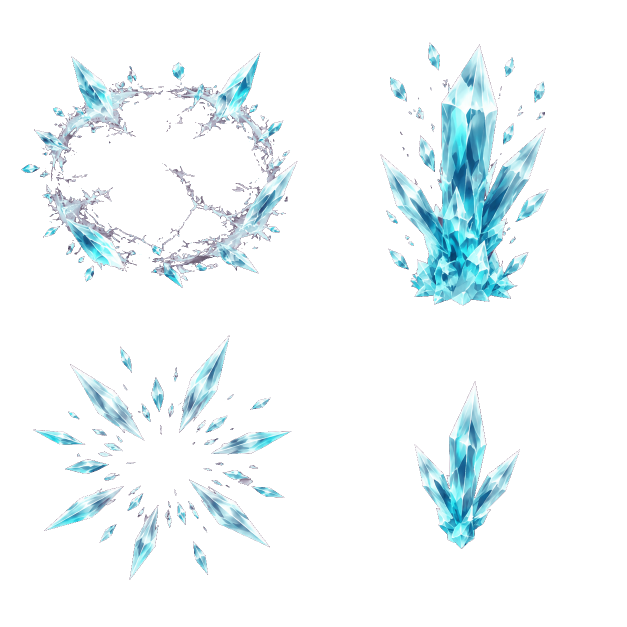
#> input picture KingdomWatch/docs/frost-field-v4/ice-layers-alpha.png, 1254 x 1254 px (shown at 1/2 size)
$ python prepare.py
#> lines starting #> are read from the running program, lines starting #| are printed output that depends on the picture
"""Prepare four AI compositing layers, not an animation sequence."""
from pathlib import Path
import json
import numpy as np
from PIL import Image

root = Path(__file__).resolve().parents[2]
src = Image.open(Path(__file__).with_name('ice-layers-alpha.png')).convert('RGBA')
#> src is the input picture: PIL image 1254x1254 RGBA; mean R, G, B, A 20.2, 27.5, 29.4, 34.5
cell = src.width // 2
#> cell = 627
size = 512
names = ['rim', 'spire', 'burst', 'shard']
atlas = Image.new('RGBA', (size * 2, size * 2))
#> atlas: PIL image 1024x1024 RGBA; every value is 0
frames = {}
metrics = {}
for k, name in enumerate(names):
    x, y = k % 2 * cell, k // 2 * cell
    part = src.crop((x, y, x + cell, y + cell))
    rgba = np.array(part)
    # The inspected matte has one isolated stray pixel at the canvas edge.
    # Each cell's empty gutters are safe to clear; no crystal intersects them.
    gutter = 6
    rgba[:gutter] = 0; rgba[-gutter:] = 0
    rgba[:, :gutter] = 0; rgba[:, -gutter:] = 0
    part = Image.fromarray(rgba).resize((size, size), Image.Resampling.LANCZOS)
    rgba = np.array(part)
    rgba[rgba[:, :, 3] <= 5] = 0
    part = Image.fromarray(rgba)
    bounds = part.getbbox()
    left, top, right, bottom = bounds
    bottom_alpha = rgba[max(top, bottom - 16):bottom, :, 3].astype(float)
    foot_x = float((bottom_alpha.sum(axis=0) * np.arange(size)).sum() / max(bottom_alpha.sum(), 1))
    anchor = [0.5, 0.5] if name in ('rim', 'burst') else [round((foot_x + 0.5) / size, 6), round(1 - (bottom - 0.5) / size, 6)]
    metrics[name] = {'span': round((right-left)/size, 6), 'height': round((bottom-top)/size, 6), 'anchor': anchor, 'bounds': list(bounds)}
    frames[name] = [k % 2 * size, k // 2 * size, size, size]
    atlas.paste(part, (k % 2 * size, k // 2 * size))
    part.save(Path(__file__).with_name(name + '.png'), optimize=True)
#> this loop made 4 passes
#> (left, top, right, bottom, foot_x, anchor) on passes 1 to 4: (32, 85, 486, 472, 275.6, [0.5, 0.5]), (107, 67, 384, 499, 242.3, [0.474, 0.0264]), (53, 35, 477, 436, 241, [0.5, 0.5]), (164, 110, 339, 387, 240.5, [0.471, 0.245])
#> pass 1, `part = src.crop((x, y, x + cell, y + cell))`:
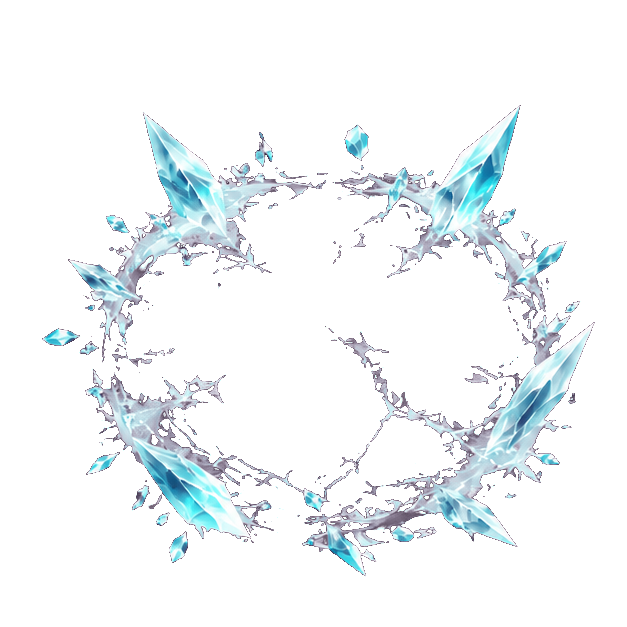
#> part: PIL image 627x627 RGBA; mean R, G, B, A 25.6, 30.7, 32.6, 38.8; transparent parts drawn white
#> pass 2, `part = src.crop((x, y, x + cell, y + cell))`:
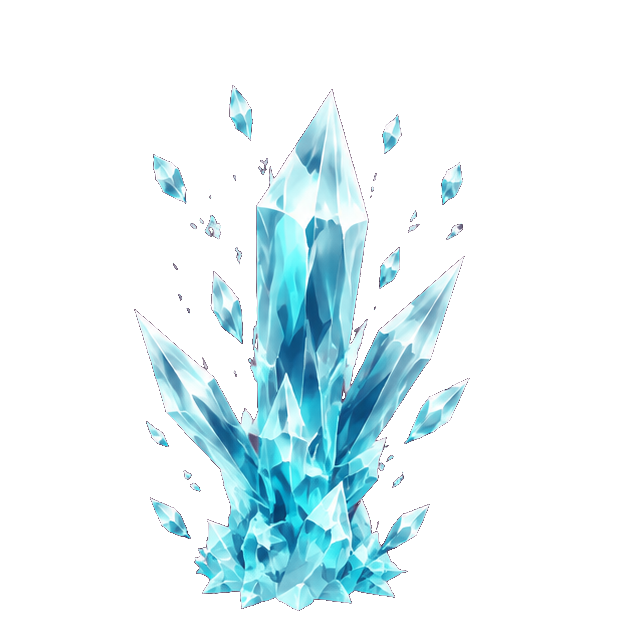
#> part: PIL image 627x627 RGBA; mean R, G, B, A 26.3, 41.5, 44.9, 52.9; transparent parts drawn white
#> after the loop:
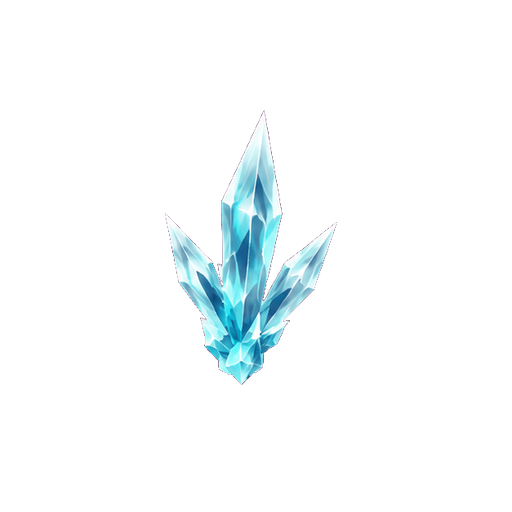
#> part: PIL image 512x512 RGBA; mean R, G, B, A 9.8, 14.3, 15.4, 17.6; transparent parts drawn white
#> after the loop, frames = {'rim': [0, 0, 512, 512], 'spire': [512, 0, 512, 512], 'burst': [0, 512, 512, 512], 'shard': [512, 512, 512, 512]}; metrics = 4 items
out = root / 'assets/resources/fx/frost_ice_v4.png'
atlas.save(out, optimize=True)
meta = {'frames': frames, 'metrics': metrics, 'kind': 'four static compositing layers, not sequence frames'}
out.with_name('frost_ice_v4.frames.json').write_text(json.dumps(meta, indent=2), encoding='utf-8')
#> (the run stopped early here; a loop or call above may not have finished)

$ run again, with KingdomWatch/docs/frost-field-v4/shard.png copied over KingdomWatch/docs/frost-field-v4/ice-layers-alpha.png
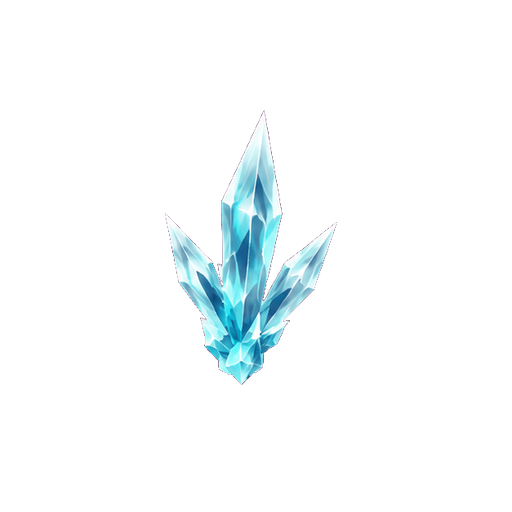
#> input picture KingdomWatch/docs/frost-field-v4/shard.png, 512 x 512 px
#> src is the input picture: PIL image 512x512 RGBA; mean R, G, B, A 9.8, 14.3, 15.4, 17.6
#> the loop `for k, name in enumerate(names):` made 4 passes
#> (left, top, right, bottom, foot_x, anchor) on passes 1 to 4: (326, 278, 504, 504, 421.9, [0.5, 0.5]), (8, 219, 166, 504, 87.1, [0.171, 0.0166]), (346, 8, 504, 262, 482.9, [0.5, 0.5]), (8, 8, 138, 228, 12.78, [0.0259, 0.556])
#> pass 1, `part = src.crop((x, y, x + cell, y + cell))`:
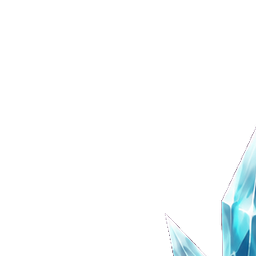
#> part: PIL image 256x256 RGBA; mean R, G, B, A 9.3, 12.8, 13.6, 15.1; transparent parts drawn white
#> after the loop `for k, name in enumerate(names):`:
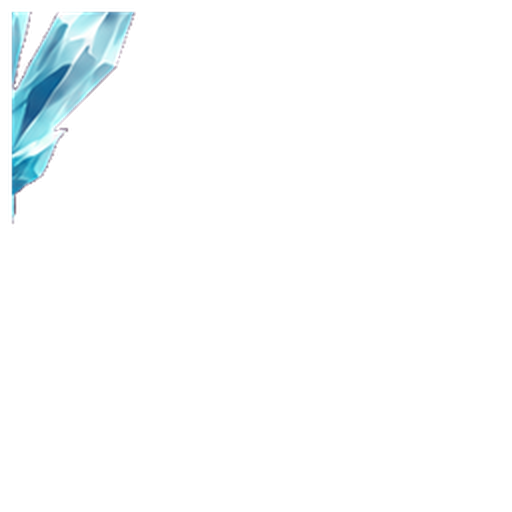
#> part: PIL image 512x512 RGBA; mean R, G, B, A 7, 9.8, 10.7, 11.7; transparent parts drawn white
#> after the loop `for k, name in enumerate(names):`: frames = {'rim': [0, 0, 512, 512], 'spire': [512, 0, 512, 512], 'burst': [0, 512, 512, 512], 'shard': [512, 512, 512, 512]}; metrics = 4 items

$ run again, with KingdomWatch/docs/frost-field-v4/spire.png copied over KingdomWatch/docs/frost-field-v4/ice-layers-alpha.png
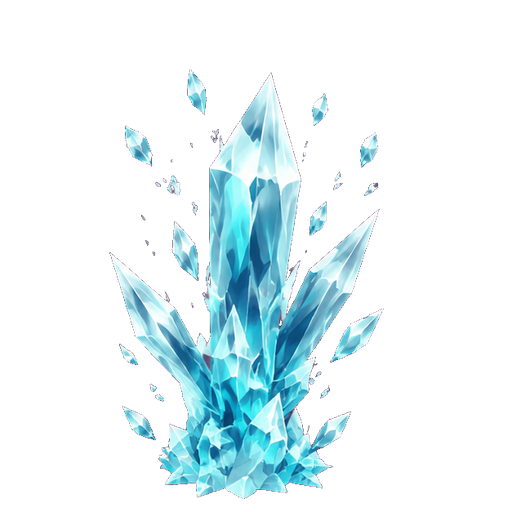
#> input picture KingdomWatch/docs/frost-field-v4/spire.png, 512 x 512 px
#> src is the input picture: PIL image 512x512 RGBA; mean R, G, B, A 27.6, 42.4, 46, 52.9
#> the loop `for k, name in enumerate(names):` made 4 passes
#> (left, top, right, bottom, foot_x, anchor) on passes 1 to 4: (246, 134, 504, 504, 424.4, [0.5, 0.5]), (8, 143, 250, 504, 118.5, [0.232, 0.0166]), (222, 8, 504, 490, 457, [0.5, 0.5]), (8, 8, 257, 476, 47.67, [0.0941, 0.0713])
#> pass 1, `part = Image.fromarray(rgba).resize((size, size), Image.Resampling.LAN..`:
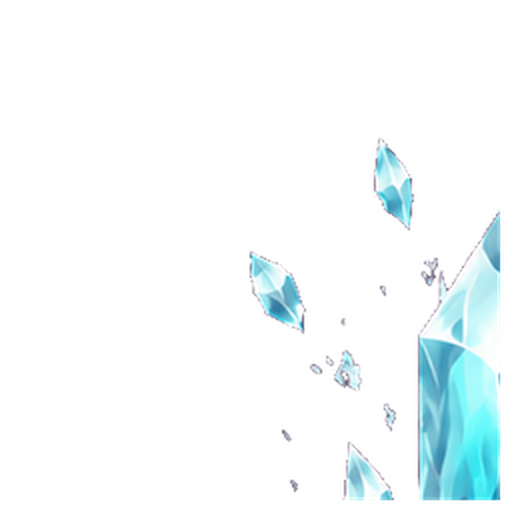
#> part: PIL image 512x512 RGBA; mean R, G, B, A 18.6, 25.4, 26.9, 25.7; transparent parts drawn white
#> after the loop `for k, name in enumerate(names):`:
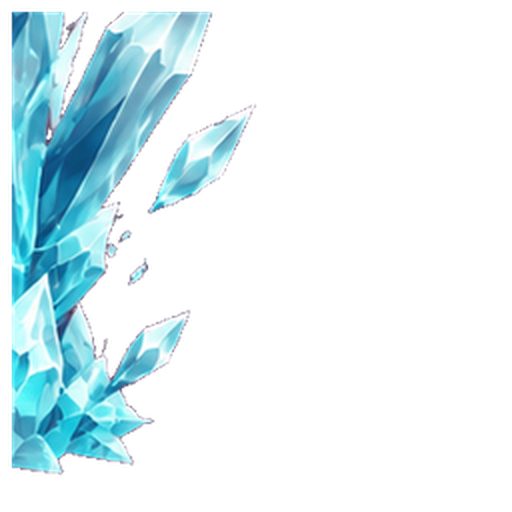
#> part: PIL image 512x512 RGBA; mean R, G, B, A 29.3, 47.1, 51.6, 58.8; transparent parts drawn white
#> after the loop `for k, name in enumerate(names):`: frames = {'rim': [0, 0, 512, 512], 'spire': [512, 0, 512, 512], 'burst': [0, 512, 512, 512], 'shard': [512, 512, 512, 512]}; metrics = 4 items
